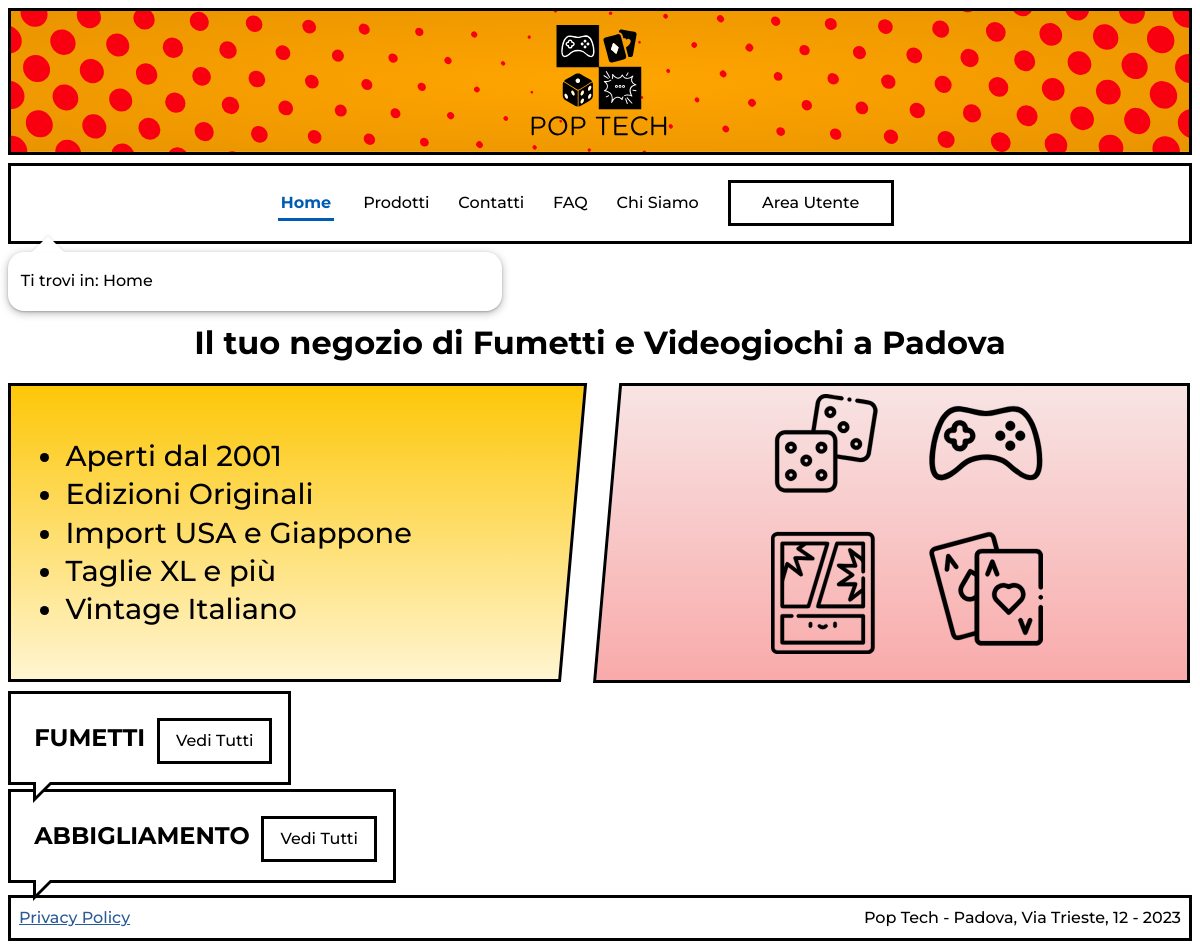
Before: / with the older database file.
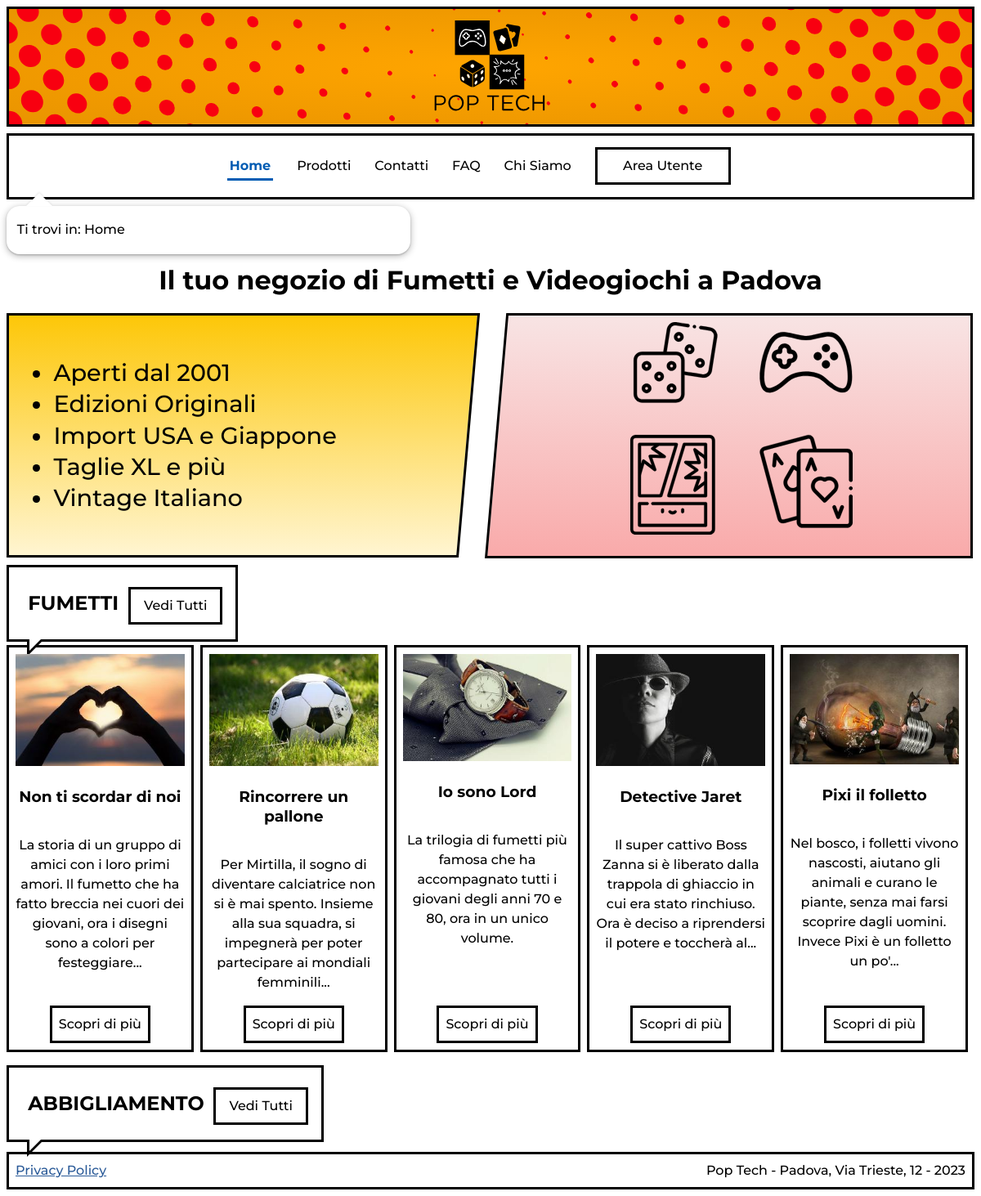
After: the same page with the newer database file.
### tables this page shows
CREATE TABLE `categoria` (
  `ID` int(11) UNSIGNED NOT NULL,
  `nome` varchar(100) NOT NULL,
  `inPrimaPagina` tinyint(1) NOT NULL,
  `keywords` varchar(500) NOT NULL,
  `descrizione` varchar(500) NOT NULL
);

CREATE TABLE `prodotto` (
  `ID` int(10) UNSIGNED NOT NULL,
  `nome` varchar(400) NOT NULL,
  `immagine` varchar(300) NOT NULL,
  `keywords` varchar(500) DEFAULT NULL,
  `descrizione` text NOT NULL,
  `origine` varchar(100) NOT NULL,
  `marca` int(10) UNSIGNED NOT NULL,
  `modello` varchar(100) NOT NULL,
  `dimensione` varchar(200) DEFAULT NULL,
  `peso` varchar(100) DEFAULT NULL,
  `categoria` int(10) UNSIGNED NOT NULL,
  `prezzo` decimal(5,2) UNSIGNED NOT NULL
);

### includes/connection.php (called while the page is built, shortened)
<?php
class DBAccess{
    private $connection;
    public function open_connection(){
        $this->connection = mysqli_connect(DBAccess::HOST_DB, DBAccess::USERNAME, DBAccess::PASSWORD, DBAccess::DATABASE_NAME);
        if(mysqli_connect_errno()) {
            echo "Errore di connessione al database: " . mysqli_connect_error();
            return false;
        }
        else{
            return true;
        }
    }
    public function exec_select_query($query){
        $res = mysqli_query($this->connection, $query) or die("Errore DB: ".mysqli_error($this->connection));
        if(mysqli_num_rows($res)==0){
            return array();
        }else{
            $resArray = array();
            while($row = mysqli_fetch_assoc($res)){
                array_push($resArray,$row);
            }
            return $resArray;
        }
    }
}
?>

### index.php (the view, shortened to what this page needs)
<?php
    require_once "includes/connection.php";
    require_once "includes/utilities.php";
    $template = file_get_contents('layouts/layout.html');
    $pageID = 'homePage';
    $title = "Pop Tech";
    $breadcrumbs = '<p>Ti trovi in: <span lang="en">Home</span></p>';
    $content = "<h1>Il tuo negozio di Fumetti e Videogiochi a Padova</h1>";
    $content .= '
        <div id="homeBanner">
            <div id="slogans">
                <ul>
                    <li>Aperti dal 2001</li>
                    <li>Edizioni Originali</li>
                    <li><span lang="en">Import USA</span> e Giappone</li>
                    <li>Taglie XL e più</li>
                    <li><span lang="en">Vintage</span> Italiano</li>
                </ul>
            </div>
            <div id="picture">
                <img src="images/home-illustration.svg" alt="" >
            </div>
        </div>';
    $connection = new DBAccess();
    if($connection->open_connection()){
        $categories = $connection->exec_select_query('SELECT id, nome FROM categoria WHERE inPrimaPagina=1;');
        foreach($categories as $category){
            $content .= '<div class="comic_box"><h2 class="categoryTitle">'.parse_lang($category['nome']).'</h2> <a href="categoria.php?id='.$category['id'].'" class="button" title="Vedi i prodotti in '.parse_lang($category['nome']).'">Vedi Tutti</a></div>';
            $products = $connection->exec_select_query('SELECT id, nome, descrizione, immagine FROM prodotto WHERE categoria='.$category['id'].' ORDER BY id DESC LIMIT 5;');
            $content .= '<div class="productsRow">';
            foreach($products as $product){
                $content .= get_product_tile($product);
            }
            $content .= '</div>';
        }
    }else{
        $breadcrumbs = '<p>Ti trovi in: <span lang="en">Home</span></p>';
        $content = "<h1>Il tuo negozio di Fumetti e Videogiochi a Padova</h1>";
        $content .= getDBConnectionError();
    }
    $menu = get_menu();
    $template = str_replace('{{menu}}',$menu,$template);
    echo replace_in_page($template,$title,$pageID,$breadcrumbs,'fumetti, negozio fumetti, action figures, giochi da tavolo, videogiochi, manga, abbigliamento, gaming, statuine','Il tuo negozio di Fumetti e Videogiochi a Padova. Edizioni Originali, import USA e Giappone, Taglie XL e più, vintage Italiano',$content,'addScrollEventListener()');
?>

### includes/utilities.php (shortened to what this page needs)
<?php
require_once('connection.php');
function replace_in_page(String $html, String $title, String $id, String $breadcrumbs, String $keywords, String $description, String $content, String $onload = ''){
    $header = file_get_contents('layouts/header.html');
    $html = str_replace('{{onload}}',$onload,$html);
    $html  = str_replace('{{header}}',$header,$html);
    $html = str_replace('{{title}}',$title,$html);
    $html = str_replace('{{keywords}}',$keywords,$html);
    $html = str_replace('{{description}}',$description,$html);
    $html = str_replace('{{pageID}}',$id,$html);
    $html = str_replace('{{breadcrumbs}}',$breadcrumbs,$html);
    $html = str_replace('{{content}}',$content,$html);
    $footer = file_get_contents('layouts/footer.html');
    $html   = str_replace('{{footer}}',$footer,$html);
    return $html;
}
function parse_lang(String $string, bool $delete=false){
    if($delete){
        $replaceStart = '';
        $replaceEnd = '';
    }else{
        $replaceStart = '<span lang="${2}">';
        $replaceEnd = '</span>';
    }
    $string = preg_replace('/\[\/.{2}\]/', $replaceEnd, $string);
    $string = preg_replace('/(\[)([a-z]{2})(\])/', $replaceStart, $string);
    return $string;
}
function get_menu(){
    $menu = '';
    $links = ["index.php","prodotti.php","contatti.php","FAQ.php","chiSiamo.html"];
    $names = ["Home","Prodotti","Contatti","FAQ","Chi Siamo"];
    $langs = ["en","","","en",""];
    $nLinks = count($links);
    $strToRemove = ROOT_FOLDER;
    $currentPage = str_replace($strToRemove,"",$_SERVER['REQUEST_URI']);
    for($i=0;$i<$nLinks;$i++){
        if($currentPage==$links[$i] || ($currentPage=='' && $links[$i]=='index.php')){
            $menu .= '<li id="currentLink" '.(($langs[$i])?'lang="'.$langs[$i].'"':'').'>'.$names[$i].'</li>';
        }else{
            $menu .= '<li><a href="'.$links[$i].'" '.(($langs[$i])?'lang="'.$langs[$i].'"':'').'>'.$names[$i].'</a></li>';
        }
    }
    $menu .= '<li><a class="button" href="area-utente/" >Area Utente</a></li>';
    return $menu;
}
function get_product_tile($product, $category=false){
    $content = '<article>
        <header>
            <img src="'.getThumbnail($product['immagine']).'" alt="">';
            if(!$category)
                $content .= '<h3>'.parse_lang($product['nome']) .'</h3>';
            else
                $content .= '<h2>'.parse_lang($product['nome']) .'</h2>';
    $content .= '</header>
        <p>'.get_short_product_text($product['descrizione']).'</p>
        <a href="prodotto.php?id='.$product['id'].'"  class="button" title="Vedi prodotto ' . parse_lang($product['nome'],true) . '">Scopri di più</a>
    </article>';
    return $content;
}
function get_short_product_text($text){
    $limit = 150;
    if(strlen($text)<$limit)
        return parse_lang($text);
    else{
        $spacePos = strpos($text, ' ', $limit);
        if($spacePos)
            $shortText = substr($text,0,$spacePos);
        else
        $shortText = substr($text,0,$limit);
        $openMatches = [];
        $openLang   = preg_match_all('/(\[)([a-z]{2})(\])/', $shortText,$openMatches);
        $closedLang = preg_match_all('/\[\/.{2}\]/',$shortText);
        if($openLang!=$closedLang){
            $fullMatches = $openMatches[0];
            $lastMatch   = count($fullMatches);
            return parse_lang($shortText.str_replace("[","[/",$fullMatches[$lastMatch-1])).'...';
        }else{
            return parse_lang($shortText).'...';
        }
    }
}
function getThumbnail($file){
    $fileType  = strtolower(pathinfo($file,PATHINFO_EXTENSION));
    return str_replace(".".$fileType,"",$file).'-thumb.'.$fileType;
}
?>

### styles/tablet.css (style rules this page uses)
:root { --chiSiamoGrad1Stop1: #FDC708; --chiSiamoGrad1Stop2: #FFF5D1; --contattiGrad1Stop1: #55BEF9; --contattiGrad1Stop2: #DCF1FD; --contattiGrad2Stop1: #FFF494; --contattiGrad2Stop2: #FFC671; --bordercolor: #000; }
#homePage #homeBanner div { flex: 45.5% 0 0; }
#homePage #homeBanner #picture:before { left:-8%; }
.productsRow article { flex: 28% 0 1; margin-right: 0.8em; }

### styles/mobile.css (style rules this page uses)
:root { --chiSiamoGrad1Stop1: #FDC708; --chiSiamoGrad1Stop2: #FFF5D1; --contattiGrad1Stop1: #55BEF9; --contattiGrad1Stop2: #DCF1FD; --contattiGrad2Stop1: #FFC671; --contattiGrad2Stop2: #FFF27F; --bordercolor: #000; }
header#header h1 { background-position: left; margin-left: 0.1em; font-size: 5em; }
nav#menu { opacity: 0; margin: 0; max-height: 1px; overflow-y: hidden; text-align: center; transition: opacity 0.5s ease-out; }
nav#menu ul li { align-items: center; flex-direction: column; justify-content: center; display: flex; margin: 0.5em 0em 0.5em 0em; }
nav#breadcrumbs { max-width: 100%; margin: 0em 0.5em; }
main#content { margin: 0.5em; padding: 0em; }
main#content h1 { margin: 0.0em; line-height: 1.2; }
#homePage #homeBanner div { width: 100%; justify-content: center; }
#homePage #homeBanner { text-align: center; }
#homePage #homeBanner ul { list-style: none; padding: 0em; }
#homePage #homeBanner #slogans { flex: 100% 0 1; border: 3px solid var(--bordercolor); font-size: 1em; margin: 0.5em 0em 1em 0em; padding: 0.5em; }
#homePage #homeBanner #slogans ul li { margin: 0.5em }
#homePage #homeBanner #slogans:after { display: none; }
#homePage #homeBanner #picture { display: none; }
.productsRow { justify-content: space-between; }
.productsRow article { flex: 100% 0 1; margin-right: 0em; }

### styles/print.css (style rules this page uses)
html,body { font-size: 12pt; line-height: 1.5em; }
body { margin: auto; font-family: "Times New Roman", serif; }
a:not([href*="#"]):not([href*="http"]):after { content: " ( http://tecweb.studenti.math.unipd.it/gmoretto/" attr(href) " )"; }
header#header h1 { height: 3cm; width: auto; content: url(../images/logo.svg); margin-left: auto; margin-right: auto; }
footer { margin-top: 0.5cm; text-align: center; }
footer a { display: none; }
#menu { display: none; }
main#content .button { display: none; }
#homePage h2 { text-align: center; }
#homePage #homeBanner img { display: none; }
.categoryTitle { font-size: 0.7cm; display: inline-block; text-transform: uppercase; }
.productsRow { display: block; }
.productsRow article { height: 4.5cm; }
.productsRow article img { max-height: 4cm; float: left; margin-right: 0.5cm; }
.productsRow article a.button { display: none; }

Changed rows visible on the page:
added prodotto: shows a picture, nome "Non ti scordar di noi", descrizione "La storia di un gruppo di amici con i loro primi amori. Il fumetto che ha fatto breccia nei cuori dei giovani, ora i disegni sono a colori per festeggiare...", shown under categoria "FUMETTI"
added prodotto: shows a picture, nome "Rincorrere un pallone", descrizione "Per Mirtilla, il sogno di diventare calciatrice non si è mai spento. Insieme alla sua squadra, si impegnerà per poter partecipare ai mondiali femminili...", shown under categoria "FUMETTI"
added prodotto: shows a picture, nome "Io sono Lord", descrizione "La trilogia di fumetti più famosa che ha accompagnato tutti i giovani degli anni 70 e 80, ora in un unico volume.", shown under categoria "FUMETTI"
added prodotto: shows a picture, nome "Detective Jaret", descrizione "Il super cattivo Boss Zanna si è liberato dalla trappola di ghiaccio in cui era stato rinchiuso. Ora è deciso a riprendersi il potere e toccherà al...", shown under categoria "FUMETTI"
added prodotto: shows a picture, nome "Pixi il folletto", descrizione "Nel bosco, i folletti vivono nascosti, aiutano gli animali e curano le piante, senza mai farsi scoprire dagli uomini. Invece Pixi è un folletto un po'...", shown under categoria "FUMETTI"
